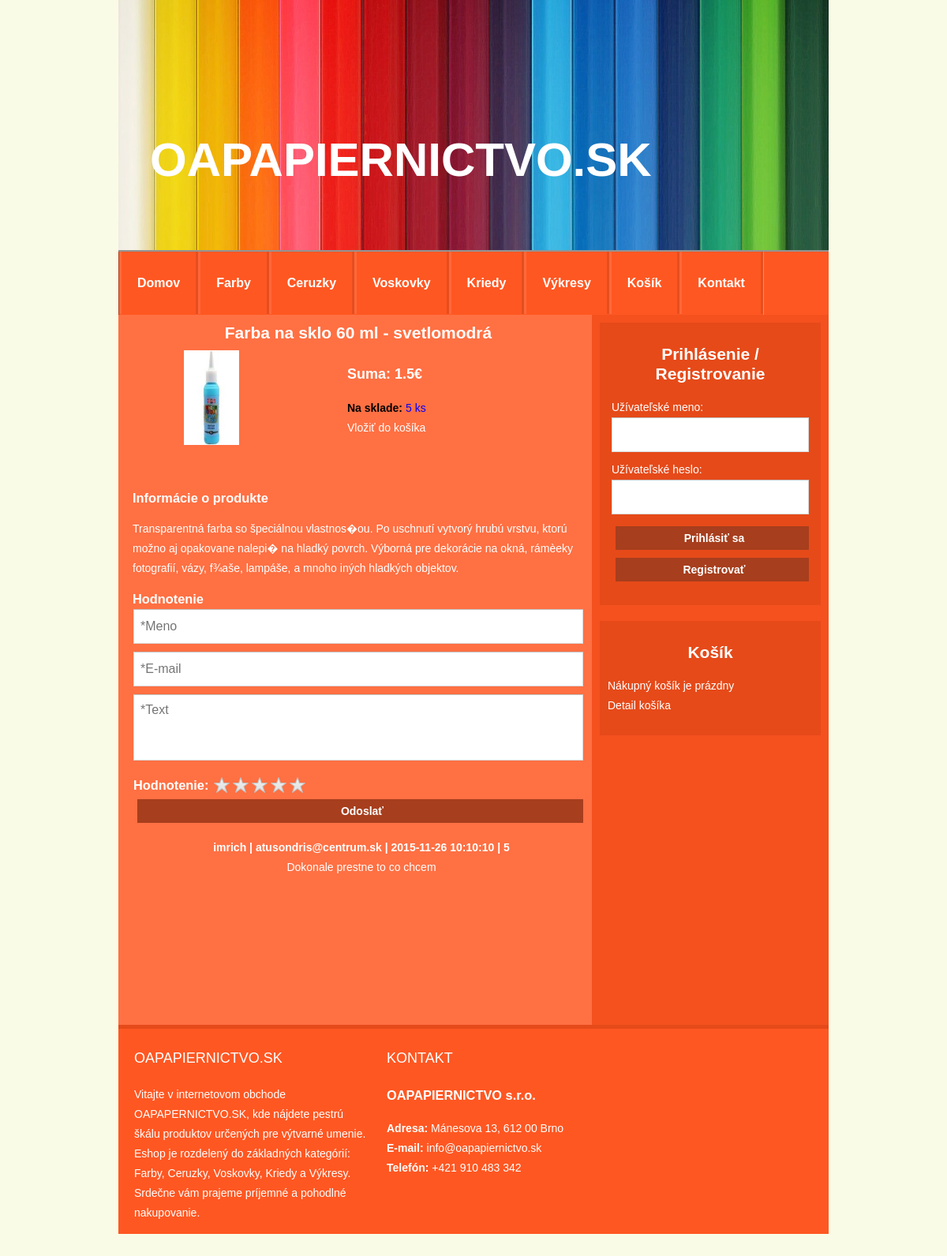
Screenshot of /index.php?id=3&action=detail with the database file from the repository.
### tables this page shows
CREATE TABLE IF NOT EXISTS `tovar` (
  `id_tovaru` int(11) NOT NULL AUTO_INCREMENT,
  `nazovtovaru` varchar(50) NOT NULL,
  `kategoria` int(2) unsigned NOT NULL,
  `id_dodavatela` int(11) NOT NULL,
  `popisproduktu` varchar(500) NOT NULL,
  `cena` varchar(10) NOT NULL,
  `obrazok` varchar(30) DEFAULT NULL,
  `skladom` int(11) NOT NULL,
  PRIMARY KEY (`id_tovaru`)
);

CREATE TABLE IF NOT EXISTS `recenziehodnotenia` (
  `id_recenzie` int(11) NOT NULL AUTO_INCREMENT,
  `hodnotenie` varchar(1) NOT NULL,
  `recenzie` varchar(200) NOT NULL,
  `datum` timestamp NOT NULL DEFAULT CURRENT_TIMESTAMP ON UPDATE CURRENT_TIMESTAMP,
  `meno` varchar(50) NOT NULL,
  `email` varchar(50) NOT NULL,
  `ip` varchar(20) NOT NULL,
  `produkt` int(5) NOT NULL,
  PRIMARY KEY (`id_recenzie`)
);

### views/detail.php (the view, shortened to what this page needs)
<?php
$id = $_GET['id'];
$sql = "SELECT * FROM tovar WHERE id_tovaru = '$id'";
if ($result=mysqli_query($db,$sql)) {
	if($row=mysqli_fetch_row($result)) {
		$pageData->content .= "<div class='productdetail'><h2>" . $row[1] . "</h2>";
		$pageData->content .= "<div class='productdetailcontent-left'><img src='images/$row[6]' alt='$row[6]' height='120' width='70'><br></div>";
		$pageData->content .= "<div class='productdetailcontent-right'><p style='font-size:18px'><b>Suma: $row[5]€</b></p>";
		$pageData->content .= "<b>Na sklade: </b>";
		if($row[7] == 0) {
			$sql = "SELECT casdorucenia FROM dodavatelia WHERE id_dodavatela = '$row[3]'";
			$dodavatelia=mysqli_query($db,$sql);
			$dodaciadoba=mysqli_fetch_row($dodavatelia);
			$pageData->content .= "<font color='yellow'>Tovar je momentálne nedostupný. Približná doba dodania " . $dodaciadoba[0] . "</font><br>";
		}
		else $pageData->content .= "<font color='blue'>" . $row[7] . " ks</font><br>";
		if(isset($_SESSION['login'][$nick]) && $_SESSION['prava'] == '1') {
			$pageData->content .= "<nav><a href='index.php?id=$row[0]&action=add'>Doobjednať</a></nav></div>";
			$pageData->content .= "<br><div class='productdetailcontent'><h3>Detail produktu</h3><p>" . $row[4]."</p>";
		}
		else
			$pageData->content .= "<nav><a href='index.php?id=$row[0]&action=add'>Vložiť do košíka</a></nav></div>";
			$pageData->content .= "<br><div class='productdetailcontent'><h3>Informácie o produkte</h3><p>" . $row[4]."</p>";
    		$pageData->content .= "<h3>Hodnotenie</h3></div></div>";
    		$pageData->content .= "
			<div class='login-log' style='width:570px'>
				<form name='komentar' method='get'>
					<input type='text' name='meno' placeholder='*Meno'/>
					<input type='email' name='email' placeholder='*E-mail'/>
					<textarea id='message' name='text' placeholder='*Text'></textarea>
					<h3 style='float:left;margin:1px 5px 0 0'>Hodnotenie:</h3>
					<div class='starRating'>
						<div>
    						<div>
      							<div>
       								 <div>
 										<input id='rating1' type='radio' name='hodn' value='1'>
          								<label for='rating1'><span>1</span></label>
        							</div>
        							<input id='rating2' type='radio' name='hodn' value='2'>
        							<label for='rating2'><span>2</span></label>
      							</div>
      							<input id='rating3' type='radio' name='hodn' value='3'>
      							<label for='rating3'><span>3</span></label>
    						</div>
    						<input id='rating4' type='radio' name='hodn' value='4'>
    						<label for='rating4'><span>4</span></label>
  						</div>
  						<input id='rating5' type='radio' name='hodn' value='5'>
  						<label for='rating5'><span>5</span></label>
					</div>
					<label>
						<input type='hidden' name='typ' value='t'/>
						<input type='hidden' name='id' value='".$id."'/>
						<input type='submit' name='komentovat' class='login login-submit' value='Odoslať'/>
					</label>
				</form>
			</div>";
			$komentare = mysqli_query($db, "SELECT * FROM recenziehodnotenia WHERE produkt='$id' ORDER BY datum DESC");
			while($row=mysqli_fetch_array($komentare)) {
			$pageData->content .= "<div class='hodnkom'><p>
						<b>".$row['meno'].' | '.$row['email'].' | '.$row['datum'].' | '.$row['hodnotenie']."</b></br>
						".$row['recenzie']."
						</p></div>";
			}
	} else $pageData->content .= "Zle ID produktu.";
}

### css/style.css (style rules this page uses)
html, body { width:100%; padding:0; margin:0; }
body { background-color:#fafbe7; font: 14px/25px Arial, Helvetica }
p, h2, h3, h4, h1 { color: white;text-decoration: none; }
a { color: #fff;text-decoration: none; }
.productdetail img { display: block;text-align: center; margin:auto; }
.productdetail h2 { text-align: center;color:white;font-weight: bold; margin: 10px }
.productdetail p { color:white; }
.productdetail h3 { color:#fff;font-weight: bold; margin: 0 0 0px 0 }
.productdetailcontent-left { width:200px;display:block;float:left;padding: 0 10px; }
.productdetailcontent-right { width:300px;display:block;float:right;padding: 0 10px; }
.productdetailcontent { margin-top:150px;float:none;padding: 0 10px; }
.login-log { padding: 0px; width: 250px; margin: 0 auto 10px; border-radius: 2px; overflow: hidden; }
.login-log input[type=submit] { width: 100%; border: 0px; margin:5px; padding:3px; height: 30px; }
.login-log input[type=text], input[type=password],input[type=email] { height: 44px; font-size: 16px; width: 100%; margin-bottom: 10px; -webkit-appearance: none; background: #fff; border: 1px solid #d9d9d9; border-top: 1px solid #c0c0c0; padding: 0 8px; box-sizing: border-box; -moz-box-sizing: border-box; }
.login-log textarea { font-family: 'Arial', sans-serif; height: 84px; font-size: 16px; width: 100%; margin-bottom: 10px; -webkit-appearance: none; background: #fff; border: 1px solid #d9d9d9; border-top: 1px solid #c0c0c0; padding: 10px 8px; box-sizing: border-box; -moz-box-sizing: border-box; resize: none; }
.login { text-align: center; font-size: 14px; font-family: 'Arial', sans-serif; font-weight: 700; height: 36px; padding: 0 8px; }
.login-submit { border: 0px; color: #fff; background-color: #a73e1d; }
.starRating { display : inline-block; position : relative; height : 24px; background : url('../images/stars.png') repeat-x 0 0; vertical-align : bottom; }
.starRating div { float : left; position : relative; height : 24px; }
.starRating label { position : absolute; top : 0; left : 0; width : 100%; height : 24px; }
.hodnkom { width:600px; }
.hodnkom p { text-align: center }

### rows the page displays
tovar: nazovtovaru "Farba na sklo 60 ml - svetlomodrá", obrazok (picture), cena "1.5", skladom "5", popisproduktu "Transparentná farba so špeciálnou vlastnos�ou. Po uschnutí vytvorý hrubú vrstvu, ktorú možno aj opakovane nalepi� na hladký povrch. Výborná pre dekorácie na okná, rámèeky fotografií, vázy, f¾aše, lampáše, a mnoho iných hladkých objektov."
recenziehodnotenia: meno "imrich", email "atusondris@centrum.sk", datum "2015-11-26 10:10:10", hodnotenie "5", recenzie "Dokonale prestne to co chcem"
